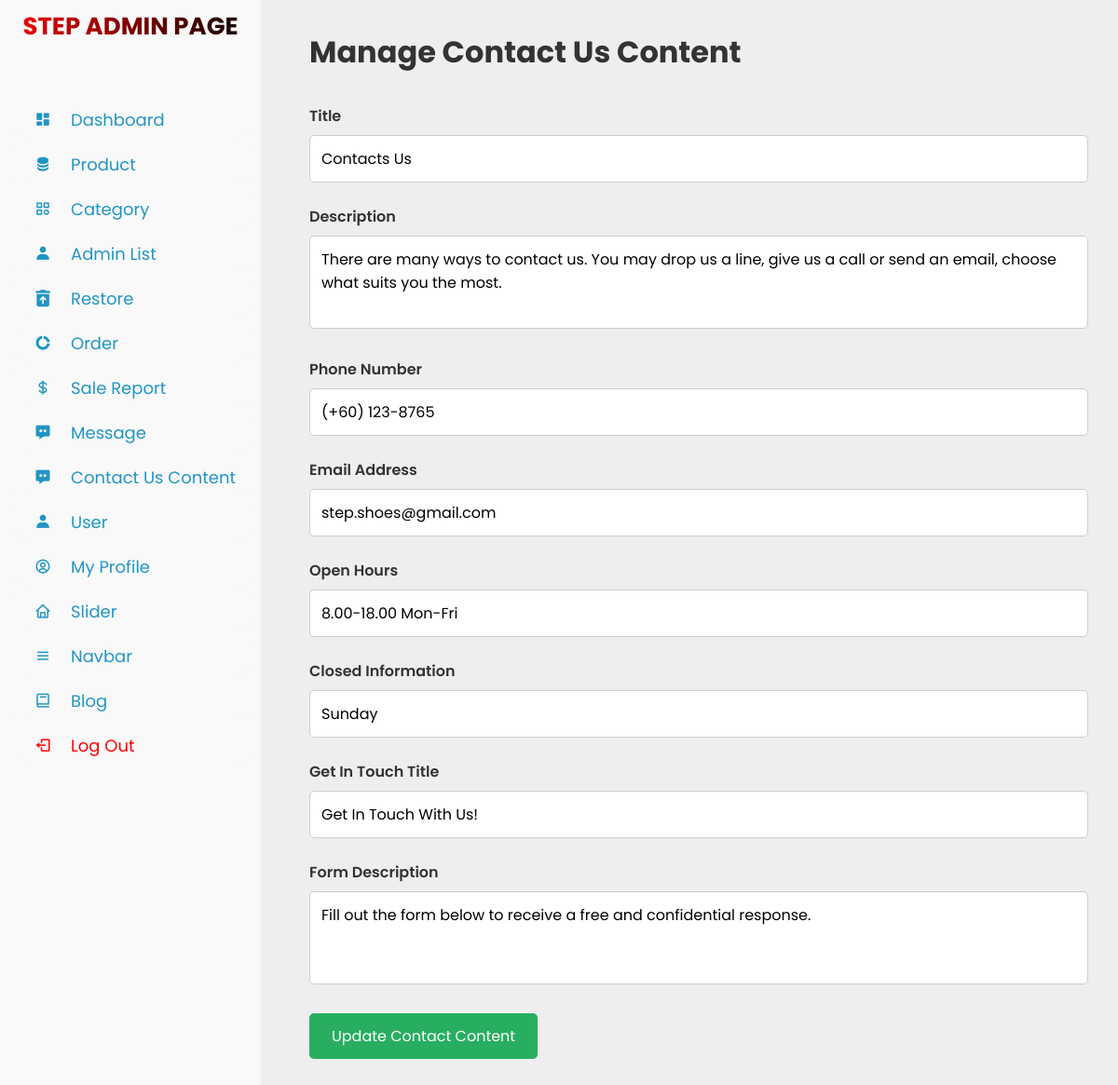
The page /admin_contact_2.php on the database its author committed.
### tables this page shows
CREATE TABLE `contact_page_content` (
  `id` int(11) NOT NULL,
  `title` varchar(255) DEFAULT NULL,
  `description` text DEFAULT NULL,
  `phone` varchar(50) DEFAULT NULL,
  `email` varchar(100) DEFAULT NULL,
  `open_hours` varchar(255) DEFAULT 'Open hours: 8.00-18.00 Mon-Fri, Sunday: Closed',
  `get_in_touch_title` varchar(255) DEFAULT 'Get In Touch With Us!',
  `form_description` text DEFAULT 'Fill out the form below to receive a free and confidential response.',
  `closed_info` varchar(255) DEFAULT 'Closed: Sunday'
);

### admin_contact_2.php (the view, shortened to what this page needs)
<?php
include 'connect.php';
$stmt = $conn->prepare("SELECT * FROM contact_page_content WHERE id = 1");
$stmt->execute();
$contact_content = $stmt->fetch(PDO::FETCH_ASSOC);
?>
<!DOCTYPE html>
<html lang="en">
<head>
    <link rel="stylesheet" type="text/css" href="assets/css/admin_header.css">
</head>
<body>
    <?php include 'sidebar.php'; ?>
    <div class="container">
        <h1>Manage Contact Us Content</h1>
        <form method="post">
            <div class="input-container">
                <label>Title</label>
                <input type="text" name="title" value="<?= htmlspecialchars($contact_content['title']); ?>" required>
            </div>
            <div class="input-container">
                <label>Description</label>
                <textarea name="description" required><?= htmlspecialchars($contact_content['description']); ?></textarea>
            </div>
            <div class="input-container">
                <label>Phone Number</label>
                <input type="text" name="phone" value="<?= htmlspecialchars($contact_content['phone']); ?>" required>
            </div>
            <div class="input-container">
                <label>Email Address</label>
                <input type="email" name="email" value="<?= htmlspecialchars($contact_content['email']); ?>" required>
            </div>
            <div class="input-container">
                <label>Open Hours</label>
                <input type="text" name="open_hours" value="<?= htmlspecialchars($contact_content['open_hours']); ?>" required>
            </div>
            <div class="input-container">
                <label>Closed Information</label>
                <input type="text" name="closed_info" value="<?= htmlspecialchars($contact_content['closed_info']); ?>" required>
            </div>
            <div class="input-container">
                <label>Get In Touch Title</label>
                <input type="text" name="get_in_touch_title" value="<?= htmlspecialchars($contact_content['get_in_touch_title']); ?>" required>
            </div>
            <div class="input-container">
                <label>Form Description</label>
                <textarea name="form_description" required><?= htmlspecialchars($contact_content['form_description']); ?></textarea>
            </div>
            <div class="btn-container">
                <button type="submit" name="update_contact_content">Update Contact Content</button>
            </div>
        </form>
    </div>
</body>
</html>

### assets/css/admin_header.css (style rules this page uses)
:root { --green: #27ae60; --black: #333; --white: #fff; --bg-color: #eee; --box-shadow: 0 .5rem 1rem rgba(0, 0, 0, .1); --border: .1rem solid var(--black); }
* { font-family: 'Poppins', sans-serif; margin: 0; padding: 0; box-sizing: border-box; }
.container { max-width: 1200px; padding: 2rem; margin-left:300px; }
h1 { margin-bottom: 2rem; color: var(--black); }
.input-container { margin-bottom: 1.5rem; }
.input-container label { display: block; margin-bottom: 0.5rem; font-weight: 600; color: var(--black); }
.input-container input, .input-container textarea { width: 100%; padding: 0.75rem; border: 1px solid #ccc; border-radius: 5px; font-size: 1rem; }
.input-container textarea { height: 100px; resize: none; }
.btn-container { margin-top: 1rem; }
.btn-container button { background-color: var(--green); color: var(--white); padding: 0.75rem 1.5rem; border: none; border-radius: 5px; cursor: pointer; font-size: 1rem; transition: background-color 0.3s; }

### assets/css/sidebar.css (style rules this page uses)
* { margin: 0; padding: 0; box-sizing: border-box; }
body { background-color: #eee; }

### rows shown on the page
contact_page_content: title "Contacts Us", description "There are many ways to contact us. You may drop us a line, give us a call or send an email, choose what suits you the most.", phone "(+60) 123-8765", email "step.shoes@gmail.com", open_hours "8.00-18.00 Mon-Fri", closed_info "Sunday", get_in_touch_title "Get In Touch With Us!", form_description "Fill out the form below to receive a free and confidential response."
